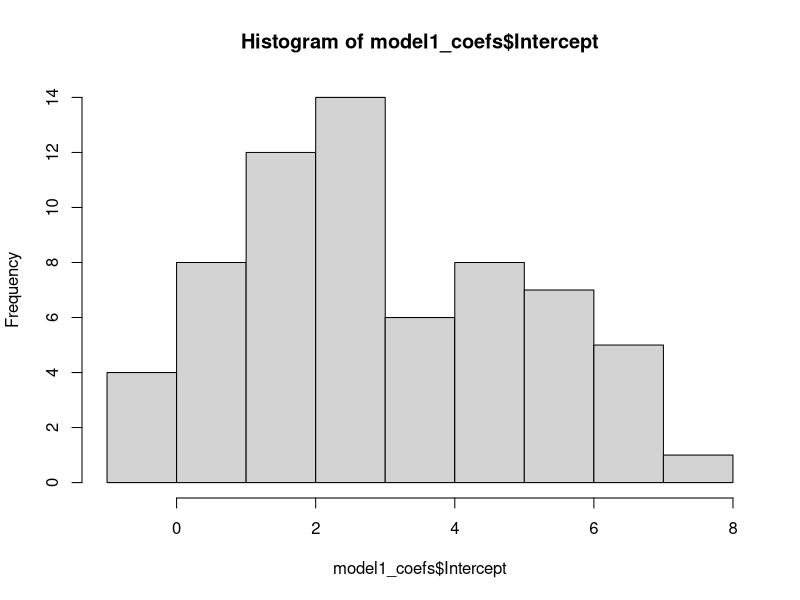
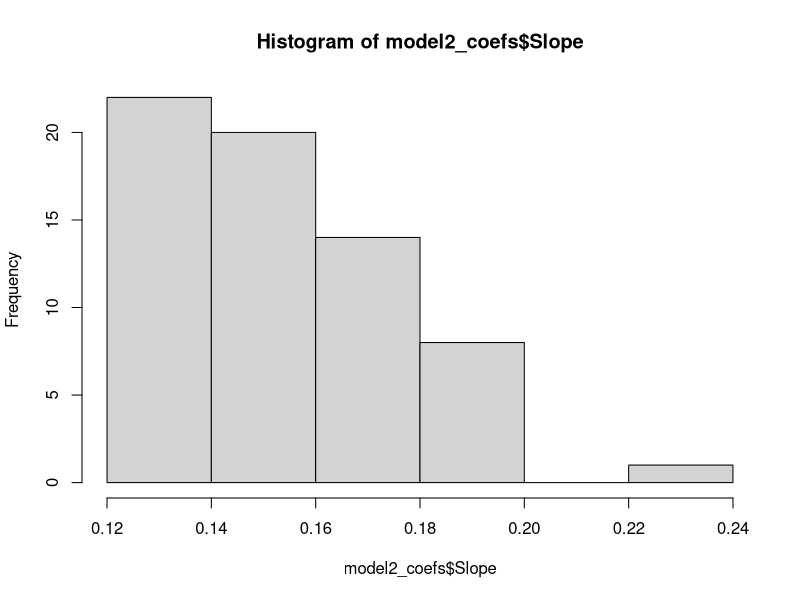
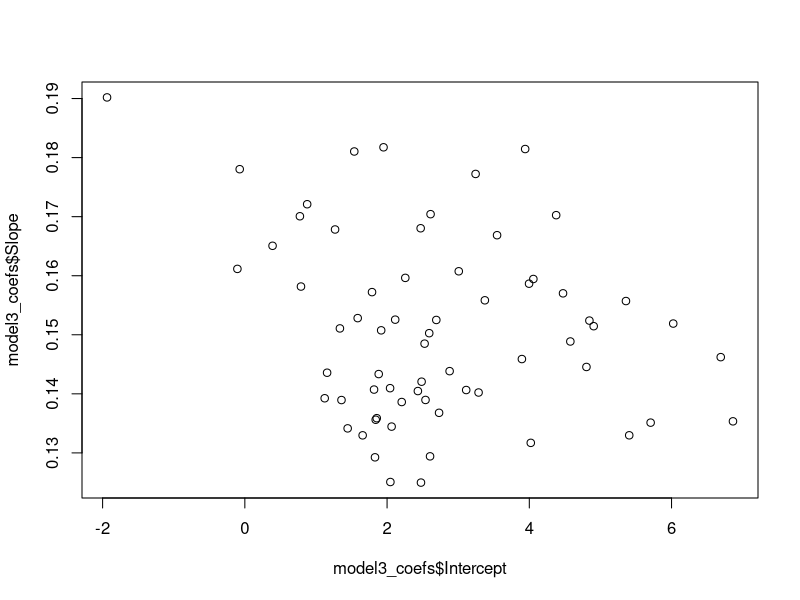

Write R code to recreate these figures, in order.
## ---- chunk 1
library(here)
library(lattice)
library(lme4)
library(ggplot2)

library(tidyverse)
## ---- chunk 2
# Read in data file
tern14 <- read.table("Terns2014.csv", header = TRUE, sep = ',', na.strings = "na")
summary(tern14)
## ---- chunk 3
# Only using Linear Regression
Model <- lm(Age ~ Wing * ID, data = tern14)
summary(Model)
AIC(Model)
## ---- chunk 4
Model.1 <- lmer(Age ~ Wing + (1|ID), data = tern14)
summary(Model.1)
AIC(Model.1)
## ---- chunk 5
model1_coefs <- coef(Model.1)$ID %>%
  rename(Intercept = '(Intercept)', Slope = Wing) %>%
  rownames_to_column("ID")

# See coefficients
summary(model1_coefs)

hist(model1_coefs$Intercept)
## ---- chunk 6
Model.2 <- lmer(Age ~ Wing + (0 + Wing|ID), data = tern14)
summary(Model.2)
AIC(Model.2)
## ---- chunk 7
model2_coefs <- coef(Model.2)$ID %>%
  rename(Intercept = '(Intercept)', Slope=Wing) %>%
  rownames_to_column("ID")

summary(model2_coefs)
hist(model2_coefs$Slope)
## ---- chunk 8
Model.3 <- lmer(Age ~ Wing + (1 + Wing|ID), data = tern14)
summary(Model.3)
AIC(Model.3)
## ---- chunk 9
model3_coefs <- coef(Model.3)$ID %>%
  rename(Intercept = '(Intercept)', Slope=Wing) %>%
  rownames_to_column("ID")

plot(model3_coefs$Intercept, model3_coefs$Slope)
